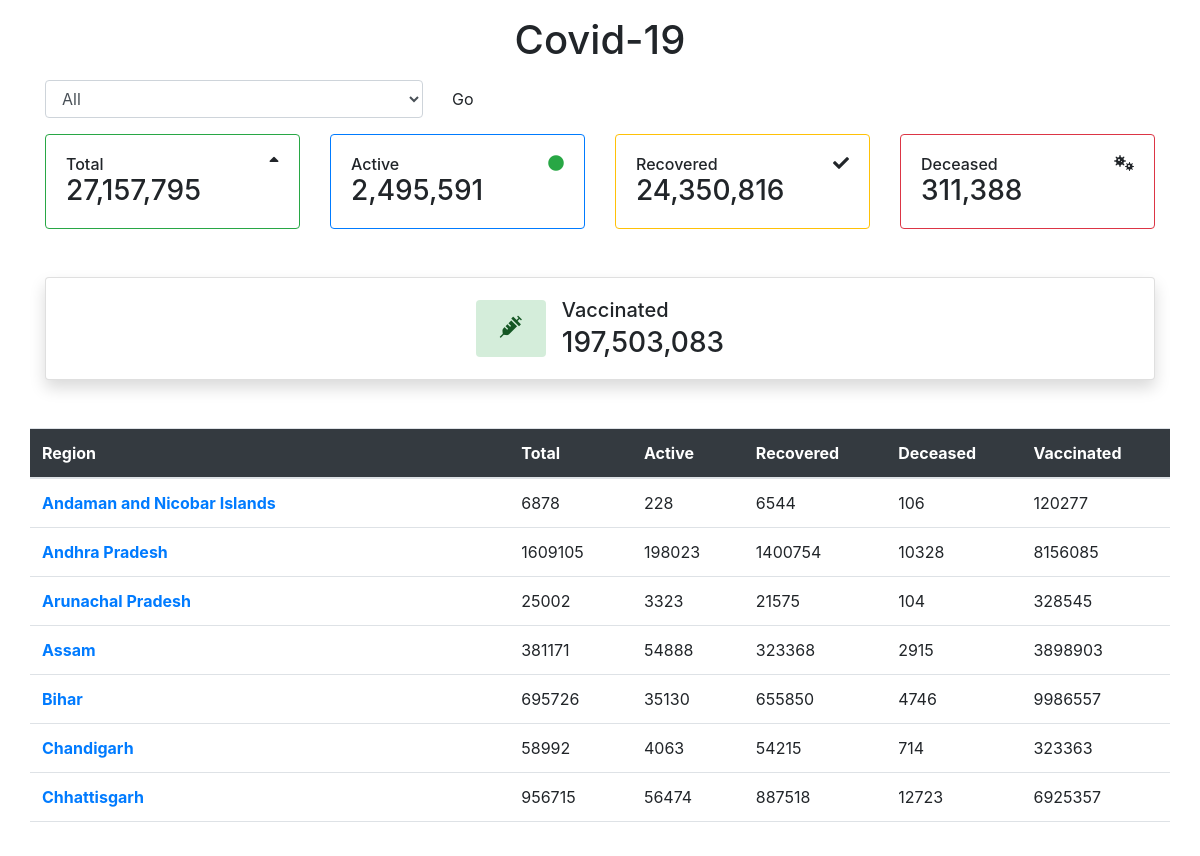
The page / on the database its author committed.
### models.py (models this page shows, shortened)
class Country(db.Model):
    id = db.Column(db.Integer, primary_key=True)
    date_added = db.Column(db.DateTime, nullable=False, default=datetime.now)
    country_name = db.Column(db.String(500), nullable=False)
    total_cases = db.Column(db.Integer)
    active_cases = db.Column(db.Integer)
    recovered_cases = db.Column(db.Integer)
    deceased_cases = db.Column(db.Integer)
    vaccinated_cases = db.Column(db.Integer)
    state = db.relationship('State', backref='states', lazy=True)

class State(db.Model):
    id = db.Column(db.Integer, primary_key=True)
    date_added = db.Column(db.DateTime, nullable=False, default=datetime.now)
    state_name = db.Column(db.String(500), nullable=False)
    total_cases = db.Column(db.Integer)
    active_cases = db.Column(db.Integer)
    recovered_cases = db.Column(db.Integer)
    deceased_cases = db.Column(db.Integer)
    vaccinated_cases = db.Column(db.Integer)
    country_id = db.Column(db.Integer, db.ForeignKey('country.id'), nullable=False)
    district = db.relationship('District', backref='districts', lazy=True)

### routes.py (the view, shortened to what this page needs)
@app.route("/", methods= ['GET', 'POST'])
def home():
    districtsValueOption = {'AN': 'Andaman and Nicobar Islands', 'AP': 'Andhra Pradesh', 'AR': 'Arunachal Pradesh', 'AS': 'Assam', 'BR': 'Bihar', 'CH': 'Chandigarh', 'CT': 'Chhattisgarh', 'DL': 'Delhi', 'DN': 'Dadra and Nagar Haveli and Daman and Diu', 'GA': 'Goa', 'GJ': 'Gujarat', 'HP': 'Himachal Pradesh', 'HR': 'Haryana', 'JH': 'Jharkhand', 'JK': 'Jammu and Kashmir', 'KA': 'Karnataka', 'KL': 'Kerala', 'LA': 'Ladakh', 'LD': 'Lakshadweep', 'MH': 'Maharashtra', 'ML': 'Meghalaya', 'MN': 'Manipur', 'MP': 'Madhya Pradesh', 'MZ': 'Mizoram', 'NL': 'Nagaland', 'OR': 'Odisha', 'PB': 'Punjab', 'PY': 'Puducherry', 'RJ': 'Rajasthan', 'SK': 'Sikkim', 'TG': 'Telangana', 'TN': 'Tamil Nadu', 'TR': 'Tripura', 'UP': 'Uttar Pradesh', 'UT': 'Uttarakhand', 'WB': 'West Bengal'}
    country = Country.query.order_by(Country.id.desc()).first()
    state = State.query.order_by(State.id.desc()).limit(36)
    return render_template("index.html", cardd= country, statedata=state, dropdownval=districtsValueOption.values())

### templates/index.html (shortened to what this page needs)
<!DOCTYPE html>
<html lang="en">
<head>
    <link rel="stylesheet" href="https://cdn.jsdelivr.net/npm/bootstrap@4.6.0/dist/css/bootstrap.min.css">
    <link rel="stylesheet" href="https://cdnjs.cloudflare.com/ajax/libs/font-awesome/5.15.3/css/all.min.css" />
</head>
<body>
    <header class="sticky-top bg-white p-3">
        <h1 class="text-center mb-0">Covid-19</h1>
    </header>
    <div class="container">
        <div class="row">
            <div class="col-md-6">
                <form class="form-inline" method="POST">
                    <div class="dropdown">
                        <div class="form-group">
                            <select class="form-control" id="exampleFormControlSelect1" name="dropdown">
                                <option value="All">All</option>
                                </select>
                            <button type="submit" class="btn btn-default ml-3">Go</button>
                        </div>
                    </div>
                </form>
            </div>
        </div>
        <div class="row">
            <div class="col-md-3">
                <div class="card mt-3 border border-success">
                    <div class="card-body">
                        <h6 class="card-title mb-0">Total<i class="fa fa-sort-up float-right"></i> </h6>
                        <h3 class="card-text mb-0"> {{"{:,}".format(cardd.total_cases)}}</h3>
                    </div>
                </div>
            </div>
            <div class="col-md-3">
                <div class="card mt-3 border border-primary">
                    <div class="card-body">
                        <h6 class="card-title mb-0">Active<i class="fa fa-circle text-success float-right"></i></h6>
                        <h3 class="card-text mb-0">{{"{:,}".format(cardd.active_cases)}}</h3>
                    </div>
                </div>
            </div>
            <div class="col-md-3">
                <div class="card mt-3 border border-warning">
                    <div class="card-body">
                        <h6 class="card-title mb-0">Recovered<i class="fa fa-check float-right"></i></h6>
                        <h3 class="card-text mb-0">{{"{:,}".format(cardd.recovered_cases)}}</h3>
                    </div>
                </div>
            </div>
            <div class="col-md-3">
                <div class="card mt-3 border border-danger">
                    <div class="card-body">
                        <h6 class="card-title mb-0">Deceased<i class="fa fa-viruses float-right"></i></h6>
                        <h3 class="card-text mb-0">{{"{:,}".format(cardd.deceased_cases)}}</h3>
                    </div>
                </div>
            </div>
        </div>
        <div class="row mt-5">
            <div class="col-md-12">
                <div class="card shadow">
                    <div class="card-body ">
                        <div class="d-flex align-items-center justify-content-center">
                            <div class="p-3 px-4 alert-success rounded">
                                <i class="fas fa-syringe" style="font-size: 22px;"></i>
                            </div>
                            <div class="ml-3">
                                <h5 class="mb-1"> Vaccinated</h5>
                                <h3 class="mb-0">{{"{:,}".format(cardd.vaccinated_cases)}}</h3>
                            </div>
                        </div>
                    </div>
                </div>
            </div>
        </div>
        {% if district %}
        <div class="row mt-5" style="overflow-y:scroll; height:400px;">
            <table class="table table-hover">
                <thead class="bg-dark text-white">
                    <tr>
                        <th scope=" col ">District</th>
                        <th scope="col ">Active</th>
                        <th scope="col ">Recovered</th>
                        <th scope="col ">Deceased</th>
                        <th scope="col ">Confirmed</th>
                    </tr>
                </thead>
                <tbody>
                    {% for dis in district | reverse %}
                    <tr>
                        <th scope="row " class="text-primary">{{dis.district_name}}</th>
                        <td>{{ "{:,}".format(dis.active_cases) }}</td>
                        <td>{{"{:,}".format(dis.recovered_cases)}}</td>
                        <td>{{"{:,}".format(dis.deceased_cases)}}</td>
                        <td>{{"{:,}".format(dis.confirmd_cases)}}</td>
                    </tr>
                    {% endfor %}
                </tbody>
            </table>
        </div>
        {% else %}
        <div class="row mt-5" style="overflow-y:scroll; height:400px;">
            <table class="table table-hover">
                <thead class="bg-dark text-white">
                    <tr>
                        <th scope=" col ">Region</th>
                        <th scope="col ">Total</th>
                        <th scope="col ">Active</th>
                        <th scope="col ">Recovered</th>
                        <th scope="col ">Deceased</th>
                        <th scope="col ">Vaccinated</th>
                    </tr>
                </thead>
                <tbody>
                    {% for state in statedata | reverse %}
                    <tr>
                        <th scope="row " class="text-primary ">{{state.state_name}}</th>
                        <td>{{state.total_cases}}</td>
                        <td>{{state.active_cases}}</td>
                        <td>{{state.recovered_cases}}</td>
                        <td>{{state.deceased_cases}}</td>
                        <td>{{state.vaccinated_cases}}</td>
                    </tr>
                    {% endfor %}
                </tbody>
            </table>
        </div>
        {% endif %}
        <br>
        <br>
    </div>
</body>
</html>

### rows shown on the page
Country: total_cases "27,157,795", active_cases "2,495,591", recovered_cases "24,350,816", deceased_cases "311,388", vaccinated_cases "197,503,083"
State: state_name "Andaman and Nicobar Islands", total_cases "6878", active_cases "228", recovered_cases "6544", deceased_cases "106", vaccinated_cases "120277"
State: state_name "Andhra Pradesh", total_cases "1609105", active_cases "198023", recovered_cases "1400754", deceased_cases "10328", vaccinated_cases "8156085"
State: state_name "Arunachal Pradesh", total_cases "25002", active_cases "3323", recovered_cases "21575", deceased_cases "104", vaccinated_cases "328545"
State: state_name "Assam", total_cases "381171", active_cases "54888", recovered_cases "323368", deceased_cases "2915", vaccinated_cases "3898903"
State: state_name "Bihar", total_cases "695726", active_cases "35130", recovered_cases "655850", deceased_cases "4746", vaccinated_cases "9986557"
State: state_name "Chandigarh", total_cases "58992", active_cases "4063", recovered_cases "54215", deceased_cases "714", vaccinated_cases "323363"
State: state_name "Chhattisgarh", total_cases "956715", active_cases "56474", recovered_cases "887518", deceased_cases "12723", vaccinated_cases "6925357"
